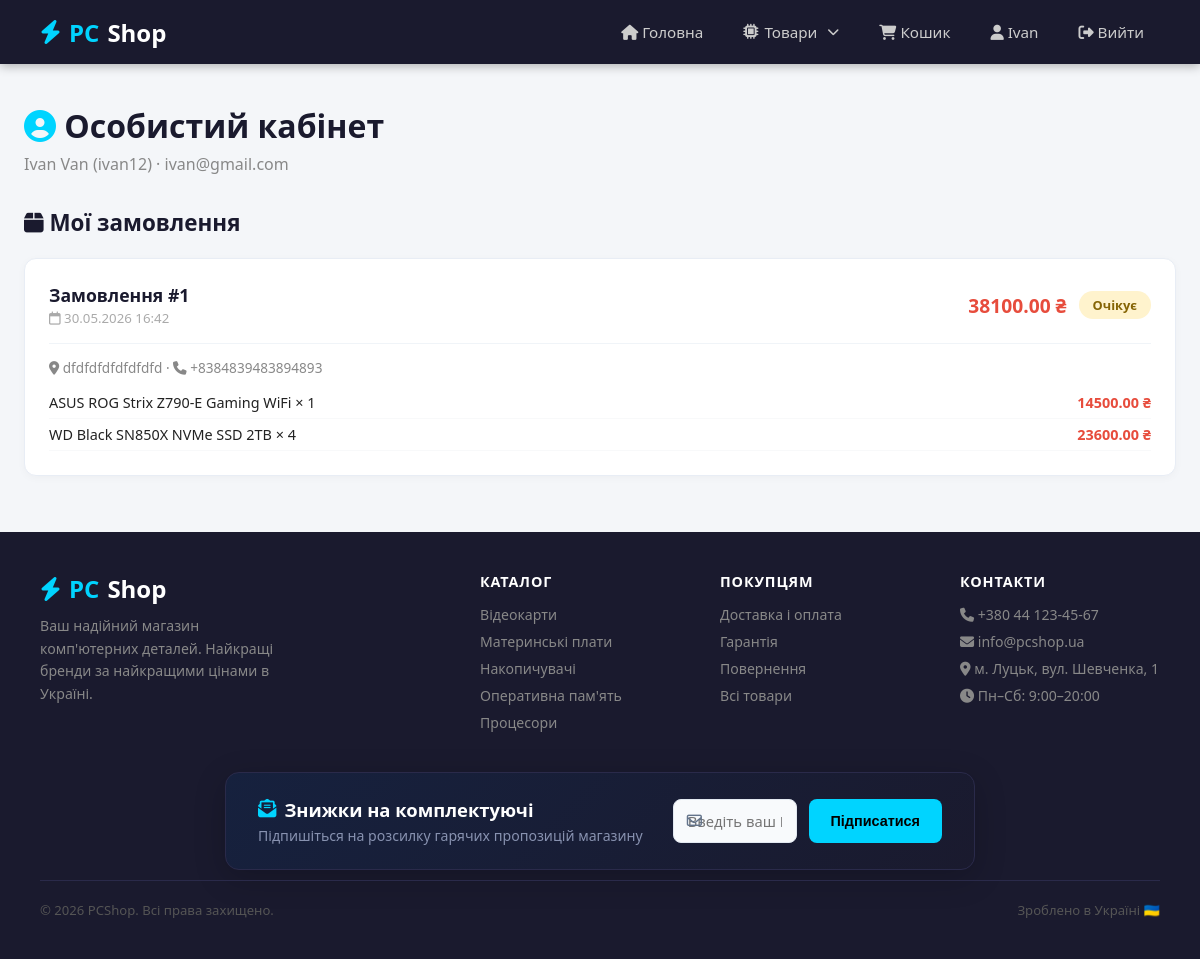
Page /profile/ (signed in) on the committed database.
### myapp/models.py (models this page shows, shortened)
class Order(models.Model):
    STATUS_CHOICES = [
        ('pending',    'Очікує'),
        ('processing', 'Обробляється'),
        ('shipped',    'Відправлено'),
        ('delivered',  'Доставлено'),
        ('cancelled',  'Скасовано'),
    ]
    user = models.ForeignKey(
        User,
        on_delete=models.CASCADE,
        related_name='orders',
        verbose_name='Користувач'
    )
    status = models.CharField(
        max_length=20,
        choices=STATUS_CHOICES,
        default='pending',
        verbose_name='Статус'
    )
    total_price = models.DecimalField(
        max_digits=12, decimal_places=2,
        default=0, verbose_name='Загальна сума (грн)'
    )
    first_name  = models.CharField(max_length=100, verbose_name="Ім'я")
    last_name   = models.CharField(max_length=100, verbose_name='Прізвище')
    email       = models.EmailField(verbose_name='Email')
    phone       = models.CharField(max_length=20, verbose_name='Телефон')
    address     = models.TextField(verbose_name='Адреса доставки')
    created_at  = models.DateTimeField(auto_now_add=True, verbose_name='Створено о')
    updated_at  = models.DateTimeField(auto_now=True,     verbose_name='Оновлено о')
    class Meta:
        verbose_name = 'Замовлення'
        verbose_name_plural = 'Замовлення'
        ordering = ['-created_at']

class OrderItem(models.Model):
    order = models.ForeignKey(
        Order,
        on_delete=models.CASCADE,
        related_name='items',
        verbose_name='Замовлення'
    )
    product = models.ForeignKey(
        Product,
        on_delete=models.CASCADE,
        related_name='order_items',
        verbose_name='Товар'
    )
    quantity = models.PositiveIntegerField(default=1, verbose_name='Кількість')
    price    = models.DecimalField(max_digits=10, decimal_places=2, verbose_name='Ціна за одиницю')
    class Meta:
        verbose_name = 'Позиція замовлення'
        verbose_name_plural = 'Позиції замовлення'
    def subtotal(self):
        return self.price * self.quantity

class Product(models.Model):
    category = models.ForeignKey(
        Category,
        on_delete=models.CASCADE,
        related_name='products',
        verbose_name='Категорія'
    )
    name = models.CharField(max_length=200, verbose_name='Назва товару')
    slug = models.SlugField(unique=True, verbose_name='URL-ідентифікатор')
    description = models.TextField(verbose_name='Опис')
    price = models.DecimalField(max_digits=10, decimal_places=2, verbose_name='Ціна (грн)')
    stock = models.PositiveIntegerField(default=0, verbose_name='Кількість на складі')
    brand = models.CharField(max_length=100, blank=True, verbose_name='Бренд')
    image = models.ImageField(upload_to='products/', blank=True, null=True, verbose_name='Зображення')
    is_available = models.BooleanField(default=True, verbose_name='Доступний')
    created_at = models.DateTimeField(auto_now_add=True, verbose_name='Створено о')
    updated_at = models.DateTimeField(auto_now=True, verbose_name='Оновлено о')
    class Meta:
        verbose_name = 'Товар'
        verbose_name_plural = 'Товари'
        ordering = ['-created_at']

class Category(models.Model):
    name = models.CharField(max_length=100, verbose_name='Назва категорії')
    slug = models.SlugField(unique=True, verbose_name='URL-ідентифікатор')
    description = models.TextField(blank=True, verbose_name='Опис')
    created_at = models.DateTimeField(auto_now_add=True, verbose_name='Створено о')
    updated_at = models.DateTimeField(auto_now=True, verbose_name='Оновлено о')
    class Meta:
        verbose_name = 'Категорія'
        verbose_name_plural = 'Категорії'
        ordering = ['name']

### myapp/views.py (the view)
# urls.py: path('profile/', views.profile, name='profile'),
@login_required
def profile(request):
    categories = Category.objects.all()
    if request.user.is_staff:
        orders = Order.objects.all().select_related('user').prefetch_related('items__product')
    else:
        orders = Order.objects.filter(user=request.user).prefetch_related('items__product')
    return render(request, 'myapp/auth/profile.html', {
        'categories': categories,
        'orders':     orders,
    })

### myapp/templates/myapp/auth/profile.html (shortened to what this page needs)
{% extends 'myapp/base.html' %}
{% block content %}
<div class="container" style="padding: 40px 24px;">
  <div style="margin-bottom: 32px;">
    <h1 style="font-size: 2rem; color: #1a1a2e;">
      <i class="fa-solid fa-user-circle" style="color: #00d4ff;"></i>
      {% if user.is_staff %}
        Панель адміністратора
      {% else %}
        Особистий кабінет
      {% endif %}
    </h1>
    <p style="color: #888; margin-top: 6px;">
      {{ user.first_name }} {{ user.last_name }} ({{ user.username }}) · {{ user.email }}
    </p>
  </div>
  <h2 style="font-size: 1.4rem; margin-bottom: 20px; color: #1a1a2e;">
    <i class="fa-solid fa-box"></i>
    {% if user.is_staff %}Всі замовлення{% else %}Мої замовлення{% endif %}
  </h2>
  {% if orders %}
    {% for order in orders %}
    <div style="background: white; border: 1px solid #e8edf5; border-radius: 12px; padding: 24px; margin-bottom: 16px; box-shadow: 0 2px 8px rgba(0,0,0,0.03);">
      <div style="display: flex; justify-content: space-between; align-items: center; margin-bottom: 16px; flex-wrap: wrap; gap: 10px;">
        <div>
          <span style="font-size: 1.1rem; font-weight: 700; color: #1a1a2e;">
            Замовлення #{{ order.id }}
          </span>
          <span style="color: #aaa; font-size: 0.83rem; display: block; margin-top: 2px;">
            <i class="fa-regular fa-calendar"></i> {{ order.created_at|date:"d.m.Y H:i" }}
          </span>
        </div>
        <div style="display: flex; align-items: center; gap: 12px;">
          <span style="font-size: 1.2rem; font-weight: 700; color: #e74c3c;">
            {{ order.total_price }} ₴
          </span>
          <span style="padding: 5px 14px; border-radius: 20px; font-size: 0.8rem; font-weight: 700;
            {% if order.status == 'pending' %}background: #fff3cd; color: #856404;
            {% elif order.status == 'processing' %}background: #d1ecf1; color: #0c5460;
            {% elif order.status == 'shipped' %}background: #cce5ff; color: #004085;
            {% elif order.status == 'delivered' %}background: #d4edda; color: #155724;
            {% elif order.status == 'cancelled' %}background: #f8d7da; color: #721c24;
            {% endif %}">
            {{ order.get_status_display }}
          </span>
        </div>
      </div>
      <div style="border-top: 1px solid #f0f4f8; padding-top: 14px;">
        <div style="font-size: 0.85rem; color: #888; margin-bottom: 10px;">
          <i class="fa-solid fa-location-dot"></i> {{ order.address }} ·
          <i class="fa-solid fa-phone"></i> {{ order.phone }}
        </div>
        {% for item in order.items.all %}
          <div style="display: flex; justify-content: space-between; padding: 6px 0; font-size: 0.9rem; border-bottom: 1px solid #f8f9fa;">
            <span>{{ item.product.name }} × {{ item.quantity }}</span>
            <span style="color: #e74c3c; font-weight: 600;">{{ item.subtotal }} ₴</span>
          </div>
        {% endfor %}
      </div>
    </div>
    {% endfor %}
  {% endif %}
</div>
{% endblock %}

### myapp/templates/myapp/base.html (shortened to what this page needs)
{% load static %}
<!DOCTYPE html>
<html lang="uk">
<head>
  <link rel="stylesheet" href="{% static 'myapp/css/style.css' %}">
  <link rel="stylesheet" href="https://cdnjs.cloudflare.com/ajax/libs/font-awesome/6.5.1/css/all.min.css">
</head>
<body>
<header>
  <a href="{% url 'home' %}" class="logo">
    <i class="fa-solid fa-bolt" style="color: #00d4ff;"></i> <span>PC</span>Shop
  </a>
  <nav id="navMenu">
    <a href="{% url 'home' %}"><i class="fa-solid fa-house"></i> Головна</a>
    <div class="dropdown">
      <a href="{% url 'catalog' %}" class="dropdown-btn-link">
        <i class="fa-solid fa-microchip"></i> Товари
        <i class="fa-solid fa-chevron-down" style="font-size: 0.75rem; margin-left: 4px;"></i>
      </a>
    </div>
    <a href="{% url 'cart_detail' %}"><i class="fa-solid fa-cart-shopping"></i> Кошик</a>
    {% if user.is_authenticated %}
    <a href="{% url 'profile' %}"><i class="fa-solid fa-user"></i> {{ user.first_name|default:user.username }}</a>
    <a href="{% url 'logout' %}"><i class="fa-solid fa-right-from-bracket"></i> Вийти</a>
  {% else %}
    <a href="{% url 'login' %}"><i class="fa-solid fa-right-to-bracket"></i> Увійти</a>
    <a href="{% url 'register' %}"><i class="fa-solid fa-user-plus"></i> Реєстрація</a>
  {% endif %}
  </nav>
</header>
<main>
  {% block content %}{% endblock %}
</main>
<footer>
  <div class="footer-grid">
    <div class="footer-brand">
      <div class="logo"><i class="fa-solid fa-bolt" style="color: #00d4ff;"></i> <span>PC</span>Shop</div>
      <p>Ваш надійний магазин комп'ютерних деталей. Найкращі бренди за найкращими цінами в Україні.</p>
    </div>
    <div class="footer-col">
      <h4>Каталог</h4>
      <ul>
        {% for cat in categories %}
          <li><a href="{% url 'category_detail' cat.slug %}">{{ cat.name }}</a></li>
        {% endfor %}
      </ul>
    </div>
    <div class="footer-col">
      <h4>Покупцям</h4>
      <ul>
        <li><a href="#">Доставка і оплата</a></li>
        <li><a href="#">Гарантія</a></li>
        <li><a href="#">Повернення</a></li>
        <li><a href="{% url 'catalog' %}">Всі товари</a></li>
      </ul>
    </div>
    <div class="footer-col">
      <h4>Контакти</h4>
      <ul>
        <li><i class="fa-solid fa-phone"></i> +380 44 123-45-67</li>
        <li><i class="fa-solid fa-envelope"></i> info@pcshop.ua</li>
        <li><i class="fa-solid fa-location-dot"></i> м. Луцьк, вул. Шевченка, 1</li>
        <li><i class="fa-solid fa-clock"></i> Пн–Сб: 9:00–20:00</li>
      </ul>
    </div>
  </div>
  <div class="newsletter-container-modern">
      <div class="newsletter-card-modern">
        <div class="newsletter-text">
          <h4><i class="fa-solid fa-envelope-open-text" style="color: #00d4ff;"></i> Знижки на комплектуючі</h4>
          <p>Підпишіться на розсилку гарячих пропозицій магазину</p>
        </div>
        <form action="{% url 'newsletter_subscribe' %}" method="POST" class="newsletter-form-modern">
          <div class="input-with-icon">
            <input type="email" name="email" placeholder="Введіть ваш Email..." required>
          </div>
          <button type="submit" class="btn btn-primary">Підписатися</button>
        </form>
      </div>
  </div>
  <div class="footer-bottom">
    <p>© 2026 PCShop. Всі права захищено.</p>
    <p>Зроблено в Україні 🇺🇦</p>
  </div>
</footer>
</body>
</html>

### myapp/static/myapp/css/style.css (style rules this page uses)
* { margin: 0; padding: 0; box-sizing: border-box; }
body { font-family: 'Segoe UI', sans-serif; background: #f4f6f9; color: #222; min-height: 100vh; display: flex; flex-direction: column; }
a { text-decoration: none; color: inherit; }
main { flex: 1; }
.btn { display: inline-block; padding: 10px 22px; border-radius: 8px; font-weight: 600; font-size: 0.9rem; cursor: pointer; transition: all 0.2s; border: none; }
.btn-primary { background: #00d4ff; color: #000; }
.container { max-width: 1200px; margin: 0 auto; padding: 0 24px; }
header { background: #1a1a2e; color: white; padding: 0 40px; display: flex; align-items: center; justify-content: space-between; height: 64px; position: sticky; top: 0; z-index: 100; box-shadow: 0 2px 10px rgba(0,0,0,0.3); }
.logo { font-size: 1.5rem; font-weight: 700; color: white; display: flex; align-items: center; gap: 8px; }
.logo span { color: #00d4ff; }
nav { display: flex; align-items: center; gap: 8px; }
nav a { color: #ccc; padding: 8px 16px; border-radius: 6px; font-size: 0.95rem; transition: all 0.2s; }
footer { background: #1a1a2e; color: #aaa; padding: 40px; margin-top: auto; }
.footer-grid { display: grid; grid-template-columns: 2fr 1fr 1fr 1fr; gap: 40px; max-width: 1200px; margin: 0 auto 30px; }
.footer-brand p { font-size: 0.88rem; line-height: 1.6; color: #888; max-width: 240px; margin-top: 10px; }
.footer-col h4 { color: white; font-size: 0.9rem; font-weight: 600; text-transform: uppercase; letter-spacing: 0.06em; margin-bottom: 14px; }
.footer-col ul { list-style: none; display: flex; flex-direction: column; gap: 8px; }
.footer-col ul a { color: #888; font-size: 0.88rem; transition: color 0.2s; }
.footer-col ul li { color: #888; font-size: 0.88rem; }
.footer-bottom { border-top: 1px solid #2a2a4a; padding-top: 20px; max-width: 1200px; margin: 0 auto; display: flex; justify-content: space-between; font-size: 0.82rem; color: #555; }
.dropdown { position: relative; display: flex; align-items: center; height: 64px; }
.dropdown-btn-link { color: #ccc; padding: 8px 16px; border-radius: 6px; font-size: 0.95rem; transition: all 0.2s; display: flex; align-items: center; gap: 6px; }
.newsletter-container-modern { max-width: 1200px; margin: 40px auto 10px; padding: 0 24px; }
.newsletter-card-modern { background: linear-gradient(135deg, #16213e 0%, #1a1a2e 100%); border: 1px solid #2a2a4a; border-radius: 14px; padding: 24px 32px; display: flex; align-items: center; justify-content: space-between; gap: 30px; box-shadow: 0 8px 32px rgba(0, 0, 0, 0.2); max-width: 750px; margin: 0 auto; }
.newsletter-text { text-align: left; flex-shrink: 0; }
.newsletter-text h4 { color: white; font-size: 1.15rem; font-weight: 700; margin-bottom: 4px; display: flex; align-items: center; gap: 8px; }
.newsletter-text p { color: #8892b0; font-size: 0.88rem; margin: 0; }
.newsletter-form-modern { display: flex; gap: 12px; flex-content: space-between; flex: 1; max-width: 420px; }
.input-with-icon { position: relative; flex: 1; }
.input-with-icon input { width: 100%; padding: 11px 16px 11px 40px; background: #0f172a; border: 1px solid #334155; border-radius: 8px; color: white; font-family: inherit; font-size: 0.9rem; transition: all 0.2s ease; }
.newsletter-form-modern .btn-primary { padding: 11px 22px; font-size: 0.9rem; border-radius: 8px; white-space: nowrap; }
input[type="text"], input[type="email"], input[type="password"] { width: 100%; padding: 11px 14px; border: 1px solid #e2e8f0; border-radius: 8px; font-family: inherit; font-size: 0.92rem; color: #334155; background: #f8fafc; transition: all 0.2s; outline: none; }

### rows in the picture
Order: id "1", created_at "30.05.2026 16:42", total_price "38100.00", status "Очікує", address "dfdfdfdfdfdfdfd", phone "+8384839483894893"
OrderItem: product.name "ASUS ROG Strix Z790-E Gaming WiFi", quantity "1", subtotal "14500.00"
OrderItem: product.name "WD Black SN850X NVMe SSD 2TB", quantity "4", subtotal "23600.00"
Category: name "Відеокарти"
Category: name "Материнські плати"
Category: name "Накопичувачі"
Category: name "Оперативна пам'ять"
Category: name "Процесори"

### other values in the picture
{{ user.first_name|default:user.username }} "Ivan"
{{ user.first_name }} "Ivan"
{{ user.last_name }} "Van"
{{ user.username }} "ivan12"
{{ user.email }} "ivan@gmail.com"
